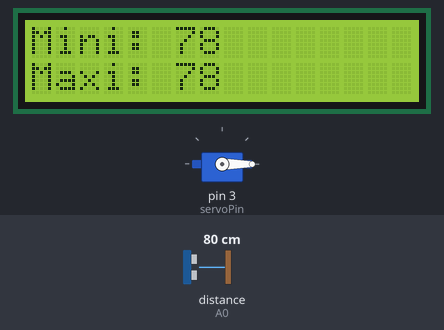
A sketch run on a simulated Arduino Uno, built with avr-gcc and run on an emulated ATmega328P. Parts: 16×2 character LCD, servo. Wiring (inferred from the names in the program): ultrasonic range finder: trigger pin 2; echo A0. Inputs (shaded band) come from the test bench; at power-on: distance to the obstacle (sensor on A0) 80 cm. The echo pulse lasts 58.3 µs per cm.

Above: at 5.1 s.
At 6.6 s:
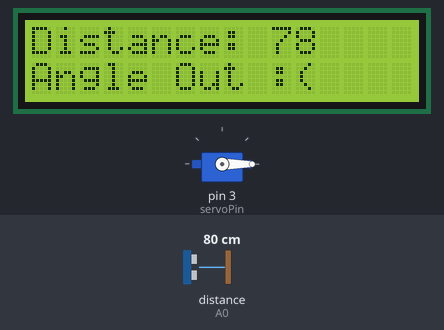
6.7 s: distance to the obstacle (sensor on A0) set to 2 cm
At 7.8 s:
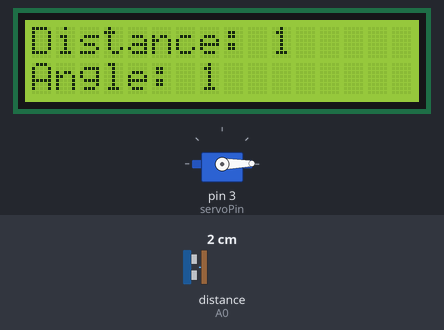
8.5 s: distance to the obstacle (sensor on A0) set to 4 cm
At 9.9 s:
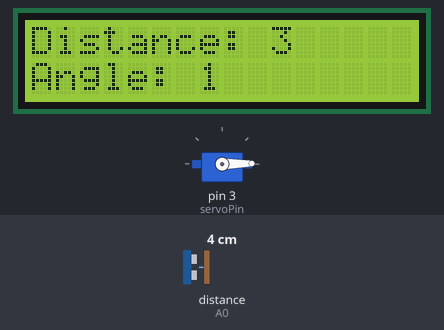
10.6 s: distance to the obstacle (sensor on A0) set to 9 cm
At 11.9 s:
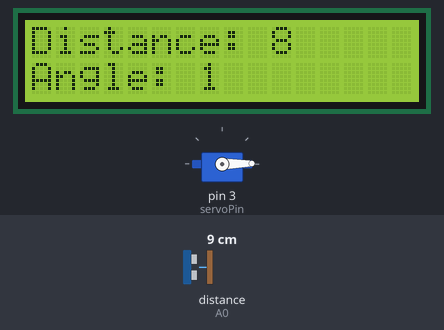
Timing chart, 0 to 13.6 s (numbered marks = the images above; inputs shaded):
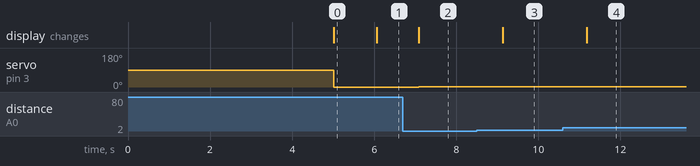

The sketch:

ultrasonic-servo-calibration.ino
```cpp
#include<LiquidCrystal_I2C.h>
#include<Servo.h>

//LCD Variable Object
LiquidCrystal_I2C lcd(0x27, 16, 2);

//Servo Motor Object
Servo servoMotor;

//UltraSonic Pins
int echo = A0;
int trig = 2;

//Servo Motor Pin
int servoPin = 3;

//Calibration Varibales
long maximum = 0;
long minimum = 99999999;

void setup() {
  //LCD Initialization
  lcd.init();

  //LCD Functions
  lcd.clear();
  lcd.backlight();
  lcd.setCursor(0,0);
  lcd.print("JLEGACY-AI...");

  //UltraSonic Pin Setup
  pinMode(echo, INPUT);
  pinMode(trig, OUTPUT);

  //Servo Motor Pin Setup
  servoMotor.attach(servoPin);

  //caliberation
  caliberationSensor();

  //Printing Calibeartion Values
  lcd.clear();
  lcd.setCursor(0,0);
  lcd.print("Mini: ");
  lcd.print(minimum);
  lcd.setCursor(0,1);
  lcd.print("Maxi: ");
  lcd.print(maximum);

  servoMotor.write(0);
}

void loop() {
  delay(1000);

  long distance = getDistance(10);

  //Printing Distance
  lcd.clear();
  lcd.setCursor(0,0);
  lcd.print("Distance: ");
  lcd.print(distance);

  //Mapping Angle
  int angle = map(distance, minimum, maximum, 0, 180);
  lcd.setCursor(0,1);

  if(angle >=0 && angle <=180){
    lcd.print("Angle: ");
    lcd.print(angle);
    servoMotor.write(angle);
  }else{
    lcd.print("                ");
    lcd.setCursor(0,1);
    lcd.print("Angle Out :(");
  }

}

long getDistance(int microSecond){

  //Triggering Ultrasonic
  digitalWrite(trig, HIGH);
  delayMicroseconds(microSecond);
  digitalWrite(trig, LOW);

  //Reading Ultrasonic Back
  long duration = pulseIn(echo,HIGH);

  //Calculating Distance
  long distance =  (duration*0.034)/2;

  //Returning Distance Back
  return distance;
}

void caliberationSensor(){
  //Calibaration Setup
  while(millis() < 5000){

    //getting distance
    long distance = getDistance(10);

    //fr maximum Distance
    if(distance > maximum)
      maximum = distance;

    //for minimum Distance
    if(distance < minimum)
      minimum = distance;

  }
}
```

Measured:
- after the input at 6.7 s, servo on pin 3 (servoPin): 0° → 1° after 0.39 s; the display: changes after 0.39 s (image 2)
- after the input at 8.5 s, the display: changes after 0.64 s (image 3)
- after the input at 10.6 s, the display: changes after 0.58 s (image 4)
- what the display in image 0 shows lasts 1.1 s, from 5.0 s to 6.1 s
